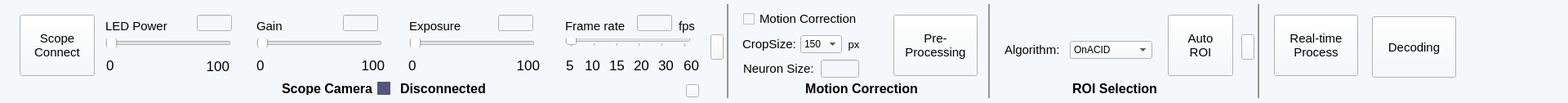
      <widget class="QWidget" name="widget_68" native="true">
       <property name="geometry">
        <rect>
         <x>0</x>
         <y>0</y>
         <width>1920</width>
         <height>126</height>
        </rect>
       </property>
       <property name="sizePolicy">
        <sizepolicy hsizetype="Preferred" vsizetype="Fixed">
         <horstretch>0</horstretch>
         <verstretch>0</verstretch>
        </sizepolicy>
       </property>
       <property name="minimumSize">
        <size>
         <width>1920</width>
         <height>126</height>
        </size>
       </property>
       <property name="styleSheet">
        <string notr="true">background-color: rgb(245, 248, 250);
border-color: rgb(0, 0, 0);</string>
       </property>
       <widget class="QLabel" name="label_141">
        <property name="geometry">
         <rect>
          <x>693</x>
          <y>69</y>
          <width>21</width>
          <height>21</height>
         </rect>
        </property>
        <property name="font">
         <font>
          <family>Arial</family>
          <pointsize>13</pointsize>
         </font>
        </property>
        <property name="text">
         <string>5</string>
        </property>
       </widget>
       <widget class="QLabel" name="label_142">
        <property name="geometry">
         <rect>
          <x>129</x>
          <y>21</y>
          <width>91</width>
          <height>21</height>
         </rect>
        </property>
        <property name="font">
         <font>
          <family>Arial</family>
          <pointsize>11</pointsize>
         </font>
        </property>
        <property name="text">
         <string>LED Power</string>
        </property>
       </widget>
       <widget class="QSlider" name="scopeFRslider_2">
        <property name="geometry">
         <rect>
          <x>692</x>
          <y>47</y>
          <width>154</width>
          <height>11</height>
         </rect>
        </property>
        <property name="sizePolicy">
         <sizepolicy hsizetype="Fixed" vsizetype="Fixed">
          <horstretch>0</horstretch>
          <verstretch>0</verstretch>
         </sizepolicy>
        </property>
        <property name="minimumSize">
         <size>
          <width>154</width>
          <height>11</height>
         </size>
        </property>
        <property name="mouseTracking">
         <bool>false</bool>
        </property>
        <property name="minimum">
         <number>0</number>
        </property>
        <property name="maximum">
         <number>5</number>
        </property>
        <property name="singleStep">
         <number>1</number>
        </property>
        <property name="pageStep">
         <number>1</number>
        </property>
        <property name="value">
         <number>0</number>
        </property>
        <property name="sliderPosition">
         <number>0</number>
        </property>
        <property name="orientation">
         <enum>Qt::Horizontal</enum>
        </property>
        <property name="invertedControls">
         <bool>false</bool>
        </property>
        <property name="tickPosition">
         <enum>QSlider::TicksBelow</enum>
        </property>
        <property name="tickInterval">
         <number>1</number>
        </property>
       </widget>
       <widget class="QLabel" name="label_143">
        <property name="geometry">
         <rect>
          <x>776</x>
          <y>69</y>
          <width>21</width>
          <height>21</height>
         </rect>
        </property>
        <property name="font">
         <font>
          <family>Arial</family>
          <pointsize>13</pointsize>
         </font>
        </property>
        <property name="text">
         <string>20</string>
        </property>
       </widget>
       <widget class="QLabel" name="label_144">
        <property name="geometry">
         <rect>
          <x>314</x>
          <y>21</y>
          <width>67</width>
          <height>21</height>
         </rect>
        </property>
        <property name="font">
         <font>
          <family>Arial</family>
          <pointsize>11</pointsize>
         </font>
        </property>
        <property name="text">
         <string>Gain</string>
        </property>
       </widget>
       <widget class="QLabel" name="label_145">
        <property name="geometry">
         <rect>
          <x>130</x>
          <y>69</y>
          <width>21</width>
          <height>21</height>
         </rect>
        </property>
        <property name="font">
         <font>
          <family>Arial</family>
          <pointsize>13</pointsize>
         </font>
        </property>
        <property name="text">
         <string>0</string>
        </property>
       </widget>
       <widget class="QLabel" name="label_146">
        <property name="geometry">
         <rect>
          <x>314</x>
          <y>69</y>
          <width>21</width>
          <height>21</height>
         </rect>
        </property>
        <property name="font">
         <font>
          <family>Arial</family>
          <pointsize>13</pointsize>
         </font>
        </property>
        <property name="text">
         <string>0</string>
        </property>
       </widget>
       <widget class="QSlider" name="scopeLEDslider_2">
        <property name="geometry">
         <rect>
          <x>129</x>
          <y>47</y>
          <width>154</width>
          <height>11</height>
         </rect>
        </property>
        <property name="sizePolicy">
         <sizepolicy hsizetype="Fixed" vsizetype="Fixed">
          <horstretch>0</horstretch>
          <verstretch>0</verstretch>
         </sizepolicy>
        </property>
        <property name="minimumSize">
         <size>
          <width>154</width>
          <height>11</height>
         </size>
        </property>
        <property name="maximum">
         <number>255</number>
        </property>
        <property name="orientation">
         <enum>Qt::Horizontal</enum>
        </property>
       </widget>
       <widget class="QLabel" name="label_147">
        <property name="geometry">
         <rect>
          <x>250</x>
          <y>70</y>
          <width>31</width>
          <height>21</height>
         </rect>
        </property>
        <property name="font">
         <font>
          <family>Arial</family>
          <pointsize>13</pointsize>
         </font>
        </property>
        <property name="text">
         <string>100</string>
        </property>
        <property name="alignment">
         <set>Qt::AlignRight|Qt::AlignTrailing|Qt::AlignVCenter</set>
        </property>
       </widget>
       <widget class="QLabel" name="label_149">
        <property name="geometry">
         <rect>
          <x>716</x>
          <y>69</y>
          <width>21</width>
          <height>21</height>
         </rect>
        </property>
        <property name="font">
         <font>
          <family>Arial</family>
          <pointsize>13</pointsize>
         </font>
        </property>
        <property name="text">
         <string>10</string>
        </property>
       </widget>
       <widget class="QLabel" name="label_150">
        <property name="geometry">
         <rect>
          <x>501</x>
          <y>21</y>
          <width>91</width>
          <height>21</height>
         </rect>
        </property>
        <property name="font">
         <font>
          <family>Arial</family>
          <pointsize>11</pointsize>
         </font>
        </property>
        <property name="text">
         <string>Exposure</string>
        </property>
       </widget>
       <widget class="QSlider" name="scopeExposureSlider_2">
        <property name="geometry">
         <rect>
          <x>501</x>
          <y>47</y>
          <width>154</width>
          <height>11</height>
         </rect>
        </property>
        <property name="sizePolicy">
         <sizepolicy hsizetype="Fixed" vsizetype="Fixed">
          <horstretch>0</horstretch>
          <verstretch>0</verstretch>
         </sizepolicy>
        </property>
        <property name="minimumSize">
         <size>
          <width>154</width>
          <height>11</height>
         </size>
        </property>
        <property name="cursor">
         <cursorShape>ArrowCursor</cursorShape>
        </property>
        <property name="maximum">
         <number>255</number>
        </property>
        <property name="orientation">
         <enum>Qt::Horizontal</enum>
        </property>
       </widget>
       <widget class="QWidget" name="signScopeCamera_2" native="true">
        <property name="geometry">
         <rect>
          <x>462</x>
          <y>100</y>
          <width>16</width>
          <height>16</height>
         </rect>
        </property>
        <property name="styleSheet">
         <string notr="true">background-color: rgb(85, 85, 127);</string>
        </property>
       </widget>
       <widget class="QLabel" name="label_151">
        <property name="geometry">
         <rect>
          <x>345</x>
          <y>100</y>
          <width>115</width>
          <height>16</height>
         </rect>
        </property>
        <property name="font">
         <font>
          <family>Arial</family>
          <pointsize>12</pointsize>
          <weight>75</weight>
          <bold>true</bold>
         </font>
        </property>
        <property name="text">
         <string>Scope Camera</string>
        </property>
       </widget>
       <widget class="QPushButton" name="pushButton_120">
        <property name="geometry">
         <rect>
          <x>840</x>
          <y>103</y>
          <width>16</width>
          <height>16</height>
         </rect>
        </property>
        <property name="text">
         <string/>
        </property>
       </widget>
       <widget class="QLineEdit" name="scopeGainValue_2">
        <property name="geometry">
         <rect>
          <x>420</x>
          <y>18</y>
          <width>43</width>
          <height>20</height>
         </rect>
        </property>
        <property name="sizePolicy">
         <sizepolicy hsizetype="Fixed" vsizetype="Fixed">
          <horstretch>0</horstretch>
          <verstretch>0</verstretch>
         </sizepolicy>
        </property>
        <property name="minimumSize">
         <size>
          <width>43</width>
          <height>20</height>
         </size>
        </property>
       </widget>
       <widget class="QLabel" name="label_152">
        <property name="geometry">
         <rect>
          <x>440</x>
          <y>69</y>
          <width>31</width>
          <height>21</height>
         </rect>
        </property>
        <property name="font">
         <font>
          <family>Arial</family>
          <pointsize>13</pointsize>
         </font>
        </property>
        <property name="text">
         <string>100</string>
        </property>
        <property name="alignment">
         <set>Qt::AlignRight|Qt::AlignTrailing|Qt::AlignVCenter</set>
        </property>
       </widget>
       <widget class="QLabel" name="label_153">
        <property name="geometry">
         <rect>
          <x>630</x>
          <y>69</y>
          <width>31</width>
          <height>21</height>
         </rect>
        </property>
        <property name="font">
         <font>
          <family>Arial</family>
          <pointsize>13</pointsize>
         </font>
        </property>
        <property name="text">
         <string>100</string>
        </property>
        <property name="alignment">
         <set>Qt::AlignRight|Qt::AlignTrailing|Qt::AlignVCenter</set>
        </property>
       </widget>
       <widget class="QLabel" name="label_154">
        <property name="geometry">
         <rect>
          <x>825</x>
          <y>69</y>
          <width>31</width>
          <height>21</height>
         </rect>
        </property>
        <property name="font">
         <font>
          <family>Arial</family>
          <pointsize>13</pointsize>
         </font>
        </property>
        <property name="text">
         <string>60</string>
        </property>
        <property name="alignment">
         <set>Qt::AlignRight|Qt::AlignTrailing|Qt::AlignVCenter</set>
        </property>
       </widget>
       <widget class="QSlider" name="scopeGainSlider_2">
        <property name="geometry">
         <rect>
          <x>314</x>
          <y>47</y>
          <width>154</width>
          <height>11</height>
         </rect>
        </property>
        <property name="sizePolicy">
         <sizepolicy hsizetype="Fixed" vsizetype="Fixed">
          <horstretch>0</horstretch>
          <verstretch>0</verstretch>
         </sizepolicy>
        </property>
        <property name="minimumSize">
         <size>
          <width>154</width>
          <height>11</height>
         </size>
        </property>
        <property name="orientation">
         <enum>Qt::Horizontal</enum>
        </property>
       </widget>
       <widget class="QLabel" name="label_155">
        <property name="geometry">
         <rect>
          <x>831</x>
          <y>21</y>
          <width>31</width>
          <height>21</height>
         </rect>
        </property>
        <property name="font">
         <font>
          <family>Arial</family>
          <pointsize>11</pointsize>
         </font>
        </property>
        <property name="text">
         <string>fps</string>
        </property>
       </widget>
       <widget class="QLabel" name="label_156">
        <property name="geometry">
         <rect>
          <x>746</x>
          <y>69</y>
          <width>21</width>
          <height>21</height>
         </rect>
        </property>
        <property name="font">
         <font>
          <family>Arial</family>
          <pointsize>13</pointsize>
         </font>
        </property>
        <property name="text">
         <string>15</string>
        </property>
       </widget>
       <widget class="QLabel" name="label_157">
        <property name="geometry">
         <rect>
          <x>692</x>
          <y>21</y>
          <width>91</width>
          <height>21</height>
         </rect>
        </property>
        <property name="font">
         <font>
          <family>Arial</family>
          <pointsize>11</pointsize>
         </font>
        </property>
        <property name="text">
         <string>Frame rate</string>
        </property>
       </widget>
       <widget class="QPushButton" name="connectScopeCameraButton_2">
        <property name="geometry">
         <rect>
          <x>24</x>
          <y>18</y>
          <width>92</width>
          <height>75</height>
         </rect>
        </property>
        <property name="font">
         <font>
          <family>Arial</family>
          <pointsize>11</pointsize>
         </font>
        </property>
        <property name="text">
         <string>Scope
Connect</string>
        </property>
       </widget>
       <widget class="QLineEdit" name="scopeLEDvalue_2">
        <property name="geometry">
         <rect>
          <x>241</x>
          <y>18</y>
          <width>43</width>
          <height>20</height>
         </rect>
        </property>
        <property name="sizePolicy">
         <sizepolicy hsizetype="Fixed" vsizetype="Fixed">
          <horstretch>0</horstretch>
          <verstretch>0</verstretch>
         </sizepolicy>
        </property>
        <property name="minimumSize">
         <size>
          <width>43</width>
          <height>20</height>
         </size>
        </property>
       </widget>
       <widget class="QLineEdit" name="scopeFRvalue_2">
        <property name="geometry">
         <rect>
          <x>780</x>
          <y>18</y>
          <width>43</width>
          <height>20</height>
         </rect>
        </property>
        <property name="sizePolicy">
         <sizepolicy hsizetype="Fixed" vsizetype="Fixed">
          <horstretch>0</horstretch>
          <verstretch>0</verstretch>
         </sizepolicy>
        </property>
        <property name="minimumSize">
         <size>
          <width>43</width>
          <height>20</height>
         </size>
        </property>
       </widget>
       <widget class="QLabel" name="label_158">
        <property name="geometry">
         <rect>
          <x>806</x>
          <y>69</y>
          <width>21</width>
          <height>21</height>
         </rect>
        </property>
        <property name="font">
         <font>
          <family>Arial</family>
          <pointsize>13</pointsize>
         </font>
        </property>
        <property name="text">
         <string>30</string>
        </property>
       </widget>
       <widget class="QLineEdit" name="scopeExposureValue_2">
        <property name="geometry">
         <rect>
          <x>610</x>
          <y>18</y>
          <width>43</width>
          <height>20</height>
         </rect>
        </property>
        <property name="sizePolicy">
         <sizepolicy hsizetype="Fixed" vsizetype="Fixed">
          <horstretch>0</horstretch>
          <verstretch>0</verstretch>
         </sizepolicy>
        </property>
        <property name="minimumSize">
         <size>
          <width>43</width>
          <height>20</height>
         </size>
        </property>
       </widget>
       <widget class="QLabel" name="scopecamStatusLabel_2">
        <property name="geometry">
         <rect>
          <x>490</x>
          <y>100</y>
          <width>115</width>
          <height>16</height>
         </rect>
        </property>
        <property name="font">
         <font>
          <family>Arial</family>
          <pointsize>12</pointsize>
          <weight>75</weight>
          <bold>true</bold>
         </font>
        </property>
        <property name="text">
         <string>Disconnected</string>
        </property>
       </widget>
       <widget class="QWidget" name="widget_87" native="true">
        <property name="geometry">
         <rect>
          <x>890</x>
          <y>5</y>
          <width>2</width>
          <height>115</height>
         </rect>
        </property>
        <property name="sizePolicy">
         <sizepolicy hsizetype="Fixed" vsizetype="Fixed">
          <horstretch>0</horstretch>
          <verstretch>0</verstretch>
         </sizepolicy>
        </property>
        <property name="minimumSize">
         <size>
          <width>2</width>
          <height>105</height>
         </size>
        </property>
        <property name="styleSheet">
         <string notr="true">background-color: rgb(149, 149, 149);</string>
        </property>
       </widget>
       <widget class="QLabel" name="label_148">
        <property name="geometry">
         <rect>
          <x>500</x>
          <y>69</y>
          <width>21</width>
          <height>21</height>
         </rect>
        </property>
        <property name="font">
         <font>
          <family>Arial</family>
          <pointsize>13</pointsize>
         </font>
        </property>
        <property name="text">
         <string>0</string>
        </property>
       </widget>
       <widget class="QPushButton" name="connectBehaviorCameraButton_7">
        <property name="geometry">
         <rect>
          <x>1094</x>
          <y>18</y>
          <width>103</width>
          <height>75</height>
         </rect>
        </property>
        <property name="sizePolicy">
         <sizepolicy hsizetype="Fixed" vsizetype="Fixed">
          <horstretch>0</horstretch>
          <verstretch>0</verstretch>
         </sizepolicy>
        </property>
        <property name="minimumSize">
         <size>
          <width>103</width>
          <height>75</height>
         </size>
        </property>
        <property name="font">
         <font>
          <family>Arial</family>
          <pointsize>11</pointsize>
         </font>
        </property>
        <property name="text">
         <string>Pre-
Processing</string>
        </property>
       </widget>
       <widget class="QLabel" name="label_159">
        <property name="geometry">
         <rect>
          <x>920</x>
          <y>100</y>
          <width>270</width>
          <height>16</height>
         </rect>
        </property>
        <property name="font">
         <font>
          <family>Arial</family>
          <pointsize>12</pointsize>
          <weight>75</weight>
          <bold>true</bold>
         </font>
        </property>
        <property name="text">
         <string>Motion Correction</string>
        </property>
        <property name="alignment">
         <set>Qt::AlignCenter</set>
        </property>
       </widget>
       <widget class="QLabel" name="label_160">
        <property name="geometry">
         <rect>
          <x>1025</x>
          <y>43</y>
          <width>41</width>
          <height>22</height>
         </rect>
        </property>
        <property name="font">
         <font>
          <family>Arial</family>
          <pointsize>10</pointsize>
         </font>
        </property>
        <property name="text">
         <string>px</string>
        </property>
        <property name="alignment">
         <set>Qt::AlignCenter</set>
        </property>
       </widget>
       <widget class="QComboBox" name="comboBox_5">
        <property name="geometry">
         <rect>
          <x>980</x>
          <y>43</y>
          <width>51</width>
          <height>22</height>
         </rect>
        </property>
        <item>
         <property name="text">
          <string>150</string>
         </property>
        </item>
        <item>
         <property name="text">
          <string>300</string>
         </property>
        </item>
       </widget>
       <widget class="QCheckBox" name="checkBox_7">
        <property name="geometry">
         <rect>
          <x>910</x>
          <y>15</y>
          <width>141</width>
          <height>16</height>
         </rect>
        </property>
        <property name="font">
         <font>
          <family>Arial</family>
          <pointsize>11</pointsize>
         </font>
        </property>
        <property name="text">
         <string>Motion Correction</string>
        </property>
       </widget>
       <widget class="QLabel" name="label_161">
        <property name="geometry">
         <rect>
          <x>909</x>
          <y>43</y>
          <width>71</width>
          <height>22</height>
         </rect>
        </property>
        <property name="font">
         <font>
          <family>Arial</family>
          <pointsize>11</pointsize>
         </font>
        </property>
        <property name="text">
         <string>CropSize:</string>
        </property>
        <property name="alignment">
         <set>Qt::AlignLeading|Qt::AlignLeft|Qt::AlignVCenter</set>
        </property>
       </widget>
       <widget class="QPushButton" name="pushButton_119">
        <property name="geometry">
         <rect>
          <x>870</x>
          <y>42</y>
          <width>16</width>
          <height>31</height>
         </rect>
        </property>
        <property name="text">
         <string/>
        </property>
       </widget>
       <widget class="QLabel" name="label_163">
        <property name="geometry">
         <rect>
          <x>910</x>
          <y>73</y>
          <width>91</width>
          <height>22</height>
         </rect>
        </property>
        <property name="font">
         <font>
          <family>Arial</family>
          <pointsize>11</pointsize>
         </font>
        </property>
        <property name="text">
         <string>Neuron Size:</string>
        </property>
        <property name="alignment">
         <set>Qt::AlignLeading|Qt::AlignLeft|Qt::AlignVCenter</set>
        </property>
       </widget>
       <widget class="QLineEdit" name="exposureValueBCam_3">
        <property name="geometry">
         <rect>
          <x>1005</x>
          <y>73</y>
          <width>47</width>
          <height>22</height>
         </rect>
        </property>
       </widget>
       <widget class="QWidget" name="widget_88" native="true">
        <property name="geometry">
         <rect>
          <x>1210</x>
          <y>5</y>
          <width>2</width>
          <height>115</height>
         </rect>
        </property>
        <property name="sizePolicy">
         <sizepolicy hsizetype="Fixed" vsizetype="Fixed">
          <horstretch>0</horstretch>
          <verstretch>0</verstretch>
         </sizepolicy>
        </property>
        <property name="minimumSize">
         <size>
          <width>2</width>
          <height>105</height>
         </size>
        </property>
        <property name="styleSheet">
         <string notr="true">background-color: rgb(149, 149, 149);</string>
        </property>
       </widget>
       <widget class="QPushButton" name="connectBehaviorCameraButton_8">
        <property name="geometry">
         <rect>
          <x>1430</x>
          <y>18</y>
          <width>80</width>
          <height>75</height>
         </rect>
        </property>
        <property name="sizePolicy">
         <sizepolicy hsizetype="Fixed" vsizetype="Fixed">
          <horstretch>0</horstretch>
          <verstretch>0</verstretch>
         </sizepolicy>
        </property>
        <property name="minimumSize">
         <size>
          <width>80</width>
          <height>75</height>
         </size>
        </property>
        <property name="font">
         <font>
          <family>Arial</family>
          <pointsize>11</pointsize>
         </font>
        </property>
        <property name="text">
         <string>Auto
ROI</string>
        </property>
       </widget>
       <widget class="QPushButton" name="connectBehaviorCameraButton_9">
        <property name="geometry">
         <rect>
          <x>1560</x>
          <y>18</y>
          <width>103</width>
          <height>75</height>
         </rect>
        </property>
        <property name="minimumSize">
         <size>
          <width>103</width>
          <height>75</height>
         </size>
        </property>
        <property name="font">
         <font>
          <family>Arial</family>
          <pointsize>11</pointsize>
         </font>
        </property>
        <property name="text">
         <string>Real-time
Process</string>
        </property>
       </widget>
       <widget class="QPushButton" name="pushButton_121">
        <property name="geometry">
         <rect>
          <x>1520</x>
          <y>42</y>
          <width>16</width>
          <height>31</height>
         </rect>
        </property>
        <property name="text">
         <string/>
        </property>
       </widget>
       <widget class="QWidget" name="widget_89" native="true">
        <property name="geometry">
         <rect>
          <x>1540</x>
          <y>5</y>
          <width>2</width>
          <height>115</height>
         </rect>
        </property>
        <property name="sizePolicy">
         <sizepolicy hsizetype="Fixed" vsizetype="Fixed">
          <horstretch>0</horstretch>
          <verstretch>0</verstretch>
         </sizepolicy>
        </property>
        <property name="minimumSize">
         <size>
          <width>2</width>
          <height>105</height>
         </size>
        </property>
        <property name="styleSheet">
         <string notr="true">background-color: rgb(149, 149, 149);</string>
        </property>
       </widget>
       <widget class="QLabel" name="label_164">
        <property name="geometry">
         <rect>
          <x>1230</x>
          <y>100</y>
          <width>270</width>
          <height>16</height>
         </rect>
        </property>
        <property name="font">
         <font>
          <family>Arial</family>
          <pointsize>12</pointsize>
          <weight>75</weight>
          <bold>true</bold>
         </font>
        </property>
        <property name="text">
         <string>ROI Selection</string>
        </property>
        <property name="alignment">
         <set>Qt::AlignCenter</set>
        </property>
       </widget>
       <widget class="QLabel" name="label_318">
        <property name="geometry">
         <rect>
          <x>1230</x>
          <y>50</y>
          <width>71</width>
          <height>22</height>
         </rect>
        </property>
        <property name="font">
         <font>
          <family>Arial</family>
          <pointsize>11</pointsize>
         </font>
        </property>
        <property name="text">
         <string>Algorithm:</string>
        </property>
        <property name="alignment">
         <set>Qt::AlignLeading|Qt::AlignLeft|Qt::AlignVCenter</set>
        </property>
       </widget>
       <widget class="QComboBox" name="comboBox_23">
        <property name="geometry">
         <rect>
          <x>1310</x>
          <y>50</y>
          <width>101</width>
          <height>22</height>
         </rect>
        </property>
        <property name="editable">
         <bool>false</bool>
        </property>
        <property name="currentText">
         <string>OnACID</string>
        </property>
        <item>
         <property name="text">
          <string>OnACID</string>
         </property>
        </item>
        <item>
         <property name="text">
          <string>OnACID_mes</string>
         </property>
        </item>
        <item>
         <property name="text">
          <string>OnACID_batch</string>
         </property>
        </item>
       </widget>
       <widget class="QPushButton" name="DecodingButton">
        <property name="geometry">
         <rect>
          <x>1680</x>
          <y>20</y>
          <width>103</width>
          <height>75</height>
         </rect>
        </property>
        <property name="minimumSize">
         <size>
          <width>103</width>
          <height>75</height>
         </size>
        </property>
        <property name="font">
         <font>
          <family>Arial</family>
          <pointsize>11</pointsize>
         </font>
        </property>
        <property name="text">
         <string>Decoding</string>
        </property>
       </widget>
      </widget>
